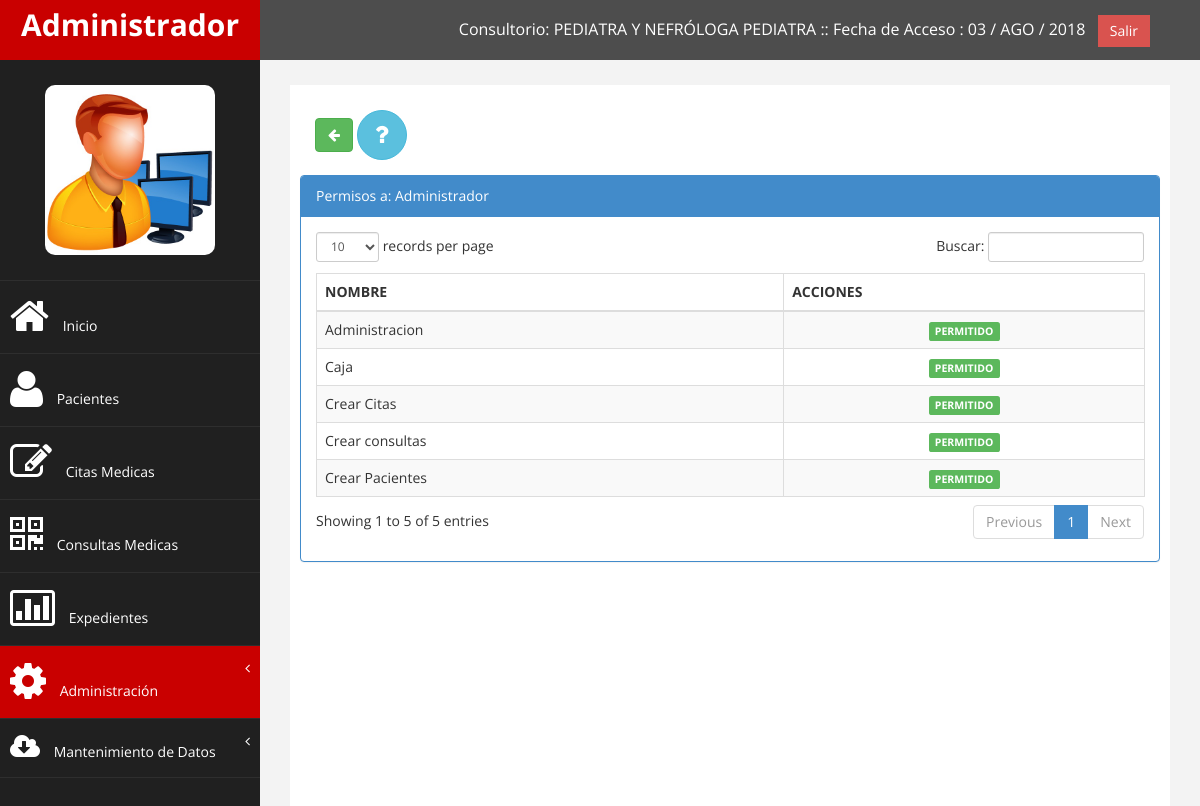
/modulos/usuarios/permisos.php?id=112233444 (signed in), run on the app's committed database.
### tables this page shows
CREATE TABLE IF NOT EXISTS `consultorios` (
  `id` int(11) NOT NULL AUTO_INCREMENT,
  `nombre` varchar(255) NOT NULL,
  `direccion` varchar(255) NOT NULL,
  `telefono` varchar(255) NOT NULL,
  `encargado` varchar(255) NOT NULL,
  `estado` varchar(255) NOT NULL,
  PRIMARY KEY (`id`)
);

CREATE TABLE IF NOT EXISTS `usuario` (
  `id` int(11) NOT NULL AUTO_INCREMENT,
  `doc` varchar(255) NOT NULL,
  `con` varchar(255) NOT NULL,
  `nombre` varchar(255) NOT NULL,
  `cargo` varchar(20) NOT NULL,
  `nota` varchar(255) NOT NULL,
  `salario` double NOT NULL,
  `estado` varchar(20) NOT NULL,
  `tipo` varchar(20) NOT NULL,
  `consultorio` varchar(10) NOT NULL,
  PRIMARY KEY (`id`)
);

CREATE TABLE IF NOT EXISTS `permisos_tmp` (
  `id` int(11) NOT NULL AUTO_INCREMENT,
  `nombre` varchar(255) NOT NULL,
  PRIMARY KEY (`id`)
);

### modulos/class_buscar.php (called while the page is built, shortened)
<?php
class Consultar_Deposito{
	private $fetch;
	function __construct($codigo){
		$this->consulta = mysql_query("SELECT * FROM consultorios WHERE id='$codigo'");
		$this->fetch = mysql_fetch_array($this->consulta);
	}
	function consultar($campo){
		return $this->fetch[$campo];
	}
}
?>

### modulos/funciones.php (called while the page is built, shortened)
<?php
	function fecha($fecha){
		$meses = array("ENE","FEB","MAR","ABR","MAY","JUN","JUL","AGO","SEP","OCT","NOV","DIC");
		$a=substr($fecha, 0, 4);
		$m=substr($fecha, 5, 2);
		$d=substr($fecha, 8);
		return $d." / ".$meses[$m-1]." / ".$a;
	}
?>

### modulos/php_conexion.php (called while the page is built, shortened)
<?php
	function limpiar($tags){
		$tags = strip_tags($tags);
		$tags = stripslashes($tags);
		$tags = htmlentities($tags, ENT_QUOTES, 'UTF-8');
		$tags = trim($tags);
		return $tags;
	}
?>

### modulos/usuarios/permisos.php (the view, shortened to what this page needs)
<?php
	include_once "../php_conexion.php";
	include_once "class/class.php";
	include_once "../funciones.php";
	include_once "../class_buscar.php";
	$usu=$_SESSION['cod_user'];
	$pa=mysql_query("SELECT * FROM cajero WHERE usu='$usu'");
	while($row=mysql_fetch_array($pa)){
		$id_consultorio=$row['consultorio'];
		$oConsultorio=new Consultar_Deposito($id_consultorio);
		$nombre_Consultorio=$oConsultorio->consultar('nombre');
	}
	if(!empty($_GET['id'])){
		$id_usu=limpiar($_GET['id']);
		$sql=mysql_query("SELECT nombre,estado FROM usuario WHERE doc='$id_usu'");
		if($row=mysql_fetch_array($sql)){
			$nombre=$row[0];
		}
	}
?>
<!DOCTYPE html>
<html xmlns="http://www.w3.org/1999/xhtml">
<head>
    <link href="../../assets/css/bootstrap.css" rel="stylesheet" />
    <link href="../../assets/css/font-awesome.css" rel="stylesheet" />
    <link href="../../assets/css/custom.css" rel="stylesheet" />
    <link href="../../assets/js/dataTables/dataTables.bootstrap.css" rel="stylesheet" />
</head>
<body>
    <div id="wrapper">
        <nav class="navbar navbar-default navbar-cls-top " role="navigation" style="margin-bottom: 0">
            <div class="navbar-header">
                <a class="navbar-brand" href="../usuarios/perfil.php"><?php echo $_SESSION['user_name']; ?></a>
            </div>
  <div style="color: white;
padding: 15px 50px 5px 50px;
float: right;
font-size: 16px;">Consultorio: <?php echo $nombre_Consultorio; ?> :: Fecha de Acceso : <?php echo fecha(date('Y-m-d')); ?> &nbsp; <a href="../../php_cerrar.php" class="btn btn-danger square-btn-adjust">Salir</a> </div>
        </nav>
           <?php include_once "../../menu/m_departamento.php"; ?>
        <div id="page-wrapper" >
            <div id="page-inner">
                  <div class="panel-body" align="left">
                            <a href="index.php" class="btn btn-success" title="Regresar">
					    <i class="fa fa-arrow-left" ></i><strong> </strong>
				</a>
                            <button type="button" class="btn btn-info btn-circle"><i class="fa fa-question fa-2x"></i>
                            </button>
                  </div>
            <div class="row">
                <div class="col-md-12">
                    <div class="panel panel-primary">
                        <div class="panel-heading">
                             Permisos a: <?php echo $nombre; ?>
                        </div>
                        <div class="panel-body">
                            <div class="table-responsive">
                                <table class="table table-striped table-bordered table-hover" id="dataTables-example">
									<thead>
                                        <tr>
                                            <th>NOMBRE</th>
                                            <th>ACCIONES</th>
                                        </tr>
                                    </thead>
                                    <tbody>
										<?php
											$consulta=mysql_query("SELECT permisos.id,permisos.estado,permisos_tmp.nombre
											FROM permisos_tmp, permisos WHERE permisos.usu='$id_usu' and permisos_tmp.id=permisos.permiso");
											while($row=mysql_fetch_array($consulta)){
												$url='?id='.$id_usu.'&pe='.$row['id'];
												if($row['estado']=='s'){
													$estado='<span class="label label-success">PERMITIDO</span>';
												}elseif($row['estado']=='n'){
													$estado=' <span class="label label-danger">NO PERMITIDO</span> ';
												}
										?>
                                        <tr class="odd gradeX">
                                            <td><?php echo $row['nombre']; ?></td>
                                            <td class="center"><center><a href="permisos.php<?php echo $url; ?>"><?php echo $estado; ?></a></center></td>
                                        </tr>
											<?php } ?>
                                    </tbody>
                                </table>
                            </div>
                        </div>
                    </div>
                </div>
            </div>
        </div>
    </div>
            </div>
</body>
</html>

### assets/css/custom.css (style rules this page uses)
body { font-family: 'Open Sans', sans-serif; }
#wrapper { width: 100%; background:#202020; }
#page-wrapper { padding: 15px 15px; min-height: 600px; background:#F3F3F3; }
#page-inner { width:100%; margin:10px 20px 10px 0px; background-color:#fff!important; padding:10px; min-height:1200px; }
.square-btn-adjust { border: 0px solid transparent; -webkit-border-radius: 0px; -moz-border-radius: 0px; border-radius: 0px; }
.navbar-cls-top .navbar-brand { color: #fff; background: #C90000; width: 260px; text-align: center; height: 60px; font-size: 30px; font-weight: 700; }
.navbar-cls-top { background:#4D4D4D; border-bottom:none; }
.navbar-default { border:0px solid black; }
.navbar-header { background: #A70303; }
.btn-circle { width: 50px; height: 50px; padding: 6px 0; -webkit-border-radius: 25px; -moz-border-radius: 25px; border-radius: 25px; text-align: center; font-size: 12px; line-height: 1.428571429; }
@media (min-width:768px) { #page-wrapper { margin: 0 0 0 260px; padding: 15px 30px; min-height: 1200px; } }
@media (min-width:768px) { .navbar { border-radius: 0px; } }

### data on the page
consultorios: nombre "PEDIATRA Y NEFRÓLOGA PEDIATRA"
usuario: nombre "Administrador"
permisos_tmp: nombre "Crear Pacientes"
permisos_tmp: nombre "Crear Citas"
permisos_tmp: nombre "Crear consultas"
permisos_tmp: nombre "Administracion"
permisos_tmp: nombre "Caja"

### other printed values
$_SESSION['user_name'] "Administrador"
